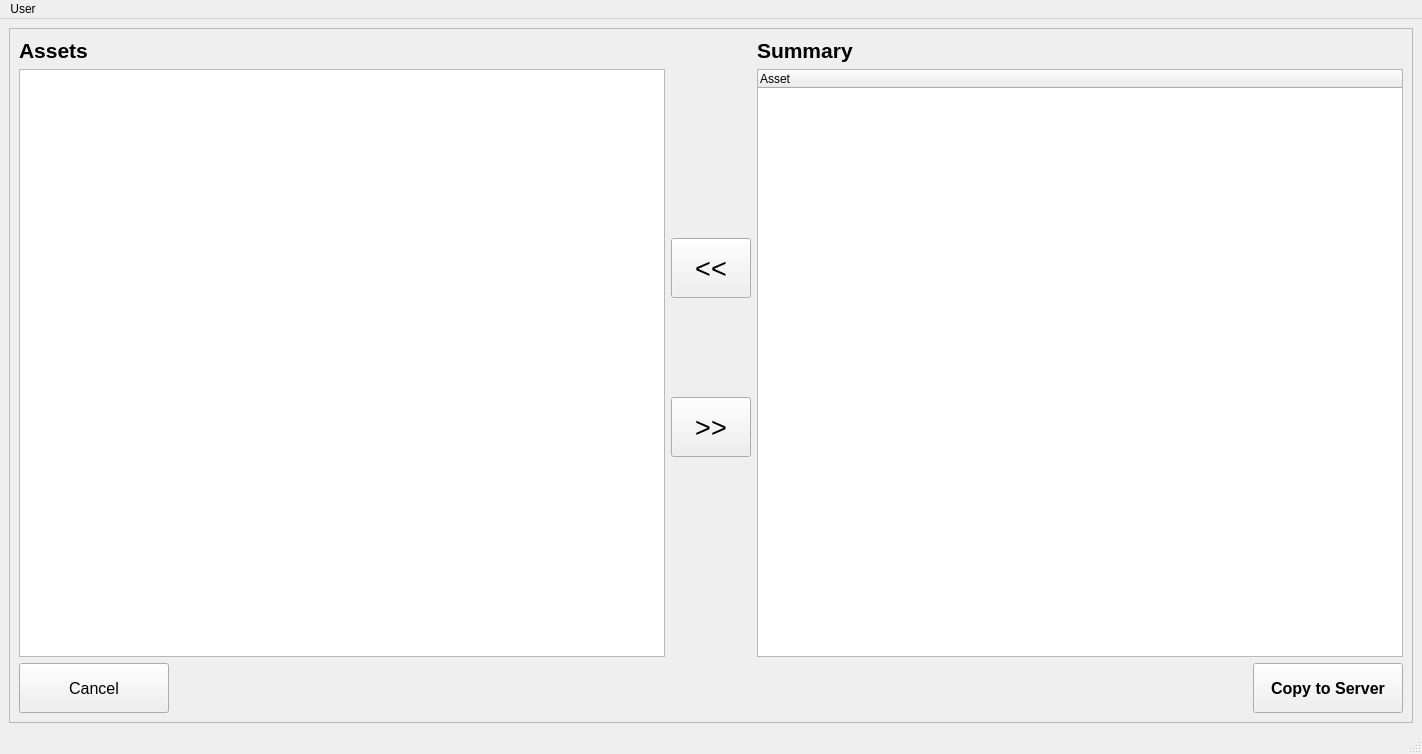
<?xml version="1.0" encoding="UTF-8"?>
<ui version="4.0">
 <class>MainWindow</class>
 <widget class="QMainWindow" name="MainWindow">
  <property name="geometry">
   <rect>
    <x>0</x>
    <y>0</y>
    <width>1422</width>
    <height>754</height>
   </rect>
  </property>
  <property name="windowTitle">
   <string>MainWindow</string>
  </property>
  <widget class="QWidget" name="centralwidget">
   <layout class="QGridLayout" name="gridLayout_2">
    <item row="0" column="0">
     <widget class="QFrame" name="frame">
      <property name="frameShape">
       <enum>QFrame::StyledPanel</enum>
      </property>
      <property name="frameShadow">
       <enum>QFrame::Raised</enum>
      </property>
      <layout class="QGridLayout" name="gridLayout">
       <item row="0" column="1">
        <layout class="QVBoxLayout" name="middle_vLayout">
         <item>
          <spacer name="upper_vSpacer">
           <property name="orientation">
            <enum>Qt::Vertical</enum>
           </property>
           <property name="sizeType">
            <enum>QSizePolicy::Expanding</enum>
           </property>
           <property name="sizeHint" stdset="0">
            <size>
             <width>20</width>
             <height>200</height>
            </size>
           </property>
          </spacer>
         </item>
         <item>
          <widget class="QPushButton" name="remove_pushButton">
           <property name="minimumSize">
            <size>
             <width>0</width>
             <height>60</height>
            </size>
           </property>
           <property name="font">
            <font>
             <family>Arial</family>
             <pointsize>20</pointsize>
             <weight>50</weight>
             <bold>false</bold>
            </font>
           </property>
           <property name="styleSheet">
            <string notr="true"/>
           </property>
           <property name="text">
            <string>&lt;&lt;</string>
           </property>
          </widget>
         </item>
         <item>
          <spacer name="middle_vSpacer">
           <property name="orientation">
            <enum>Qt::Vertical</enum>
           </property>
           <property name="sizeHint" stdset="0">
            <size>
             <width>20</width>
             <height>40</height>
            </size>
           </property>
          </spacer>
         </item>
         <item>
          <widget class="QPushButton" name="add_pushButton">
           <property name="minimumSize">
            <size>
             <width>0</width>
             <height>60</height>
            </size>
           </property>
           <property name="font">
            <font>
             <family>Arial</family>
             <pointsize>20</pointsize>
             <weight>50</weight>
             <bold>false</bold>
            </font>
           </property>
           <property name="text">
            <string>&gt;&gt;</string>
           </property>
          </widget>
         </item>
         <item>
          <spacer name="lower_vSpacer">
           <property name="orientation">
            <enum>Qt::Vertical</enum>
           </property>
           <property name="sizeHint" stdset="0">
            <size>
             <width>20</width>
             <height>200</height>
            </size>
           </property>
          </spacer>
         </item>
        </layout>
       </item>
       <item row="1" column="0" colspan="3">
        <layout class="QHBoxLayout" name="action_hLayout">
         <item>
          <widget class="QPushButton" name="cancel_pushButton">
           <property name="minimumSize">
            <size>
             <width>150</width>
             <height>50</height>
            </size>
           </property>
           <property name="font">
            <font>
             <family>Arial</family>
             <pointsize>12</pointsize>
             <weight>50</weight>
             <bold>false</bold>
             <underline>false</underline>
             <kerning>false</kerning>
            </font>
           </property>
           <property name="focusPolicy">
            <enum>Qt::StrongFocus</enum>
           </property>
           <property name="acceptDrops">
            <bool>false</bool>
           </property>
           <property name="text">
            <string>Cancel</string>
           </property>
          </widget>
         </item>
         <item>
          <spacer name="action_hSpacer">
           <property name="orientation">
            <enum>Qt::Horizontal</enum>
           </property>
           <property name="sizeHint" stdset="0">
            <size>
             <width>40</width>
             <height>20</height>
            </size>
           </property>
          </spacer>
         </item>
         <item>
          <widget class="QPushButton" name="copyToServer_pushButton">
           <property name="minimumSize">
            <size>
             <width>150</width>
             <height>50</height>
            </size>
           </property>
           <property name="font">
            <font>
             <family>Arial</family>
             <pointsize>12</pointsize>
             <weight>75</weight>
             <bold>true</bold>
            </font>
           </property>
           <property name="text">
            <string>Copy to Server</string>
           </property>
          </widget>
         </item>
        </layout>
       </item>
       <item row="0" column="2">
        <layout class="QVBoxLayout" name="summary_vLayout">
         <item>
          <widget class="QLabel" name="summary_label">
           <property name="sizePolicy">
            <sizepolicy hsizetype="Preferred" vsizetype="Preferred">
             <horstretch>0</horstretch>
             <verstretch>0</verstretch>
            </sizepolicy>
           </property>
           <property name="font">
            <font>
             <family>Arial</family>
             <pointsize>16</pointsize>
             <weight>75</weight>
             <bold>true</bold>
            </font>
           </property>
           <property name="text">
            <string>Summary</string>
           </property>
          </widget>
         </item>
         <item>
          <widget class="QTreeWidget" name="summaryTable_treeWidget">
           <property name="layoutDirection">
            <enum>Qt::LeftToRight</enum>
           </property>
           <property name="verticalScrollBarPolicy">
            <enum>Qt::ScrollBarAsNeeded</enum>
           </property>
           <property name="horizontalScrollBarPolicy">
            <enum>Qt::ScrollBarAsNeeded</enum>
           </property>
           <property name="iconSize">
            <size>
             <width>0</width>
             <height>0</height>
            </size>
           </property>
           <column>
            <property name="text">
             <string>Asset</string>
            </property>
           </column>
          </widget>
         </item>
        </layout>
       </item>
       <item row="0" column="0">
        <layout class="QVBoxLayout" name="assets_vLayout">
         <item>
          <widget class="QLabel" name="assets_label">
           <property name="sizePolicy">
            <sizepolicy hsizetype="Preferred" vsizetype="Preferred">
             <horstretch>0</horstretch>
             <verstretch>0</verstretch>
            </sizepolicy>
           </property>
           <property name="font">
            <font>
             <family>Arial</family>
             <pointsize>16</pointsize>
             <weight>75</weight>
             <bold>true</bold>
            </font>
           </property>
           <property name="text">
            <string>Assets</string>
           </property>
          </widget>
         </item>
         <item>
          <widget class="QTreeView" name="assetBrowser_treeView">
           <property name="verticalScrollBarPolicy">
            <enum>Qt::ScrollBarAsNeeded</enum>
           </property>
          </widget>
         </item>
        </layout>
       </item>
      </layout>
     </widget>
    </item>
   </layout>
  </widget>
  <widget class="QMenuBar" name="menubar">
   <property name="geometry">
    <rect>
     <x>0</x>
     <y>0</y>
     <width>1422</width>
     <height>21</height>
    </rect>
   </property>
   <widget class="QMenu" name="menuUser">
    <property name="title">
     <string>User</string>
    </property>
    <addaction name="setOneDriveProject_action"/>
    <addaction name="setServerProject_action"/>
   </widget>
   <addaction name="menuUser"/>
  </widget>
  <widget class="QStatusBar" name="statusbar"/>
  <action name="setOneDriveProject_action">
   <property name="text">
    <string>Set OneDrive Project...</string>
   </property>
  </action>
  <action name="setServerProject_action">
   <property name="text">
    <string>Set Server Project...</string>
   </property>
  </action>
 </widget>
 <resources/>
 <connections/>
</ui>
